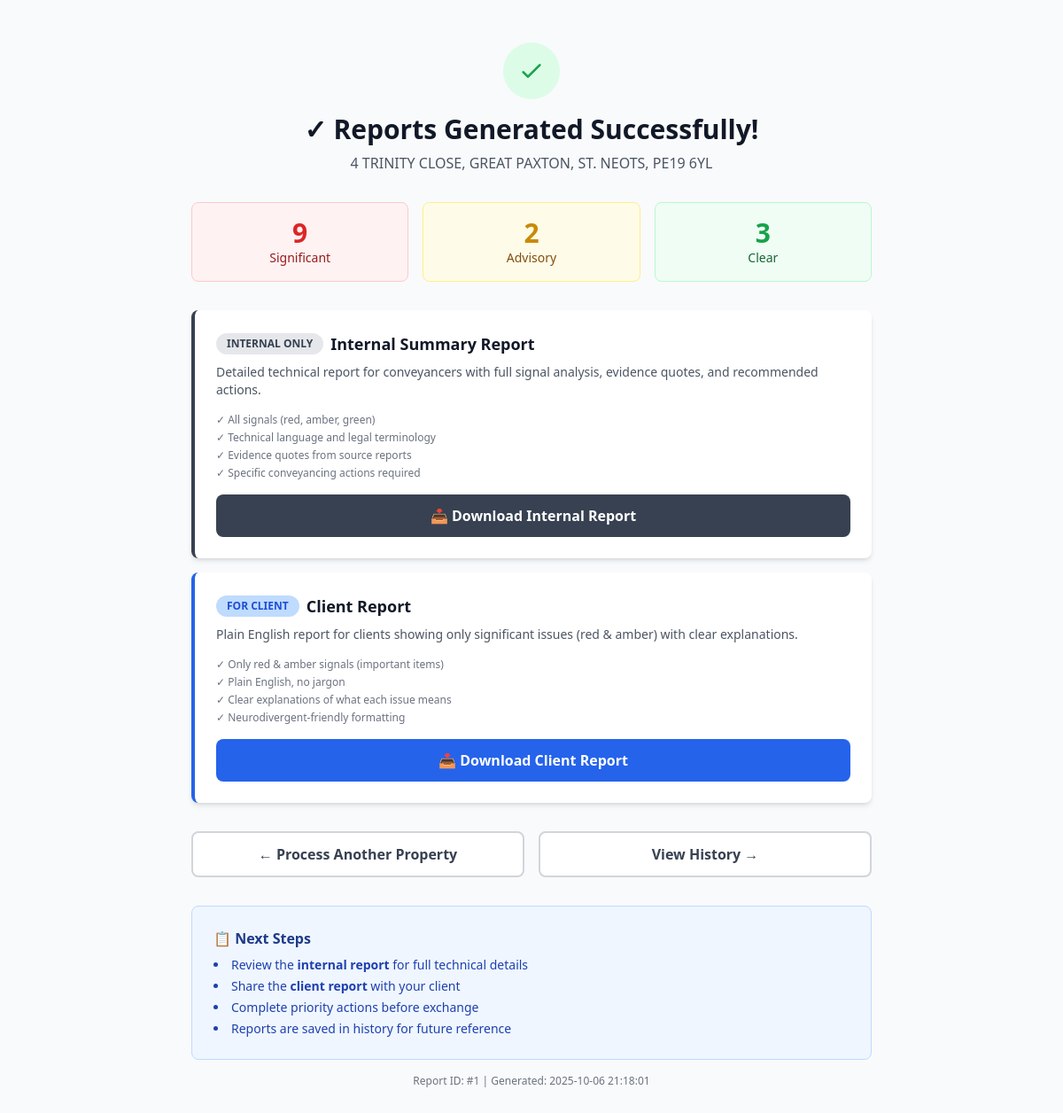
The app's page /results/1 (signed in) with its own data.
### tables this page shows
CREATE TABLE reports
                 (id INTEGER PRIMARY KEY AUTOINCREMENT,
                  property_address TEXT,
                  created_at TIMESTAMP DEFAULT CURRENT_TIMESTAMP,
                  internal_report_path TEXT,
                  client_report_path TEXT,
                  signal_count INTEGER,
                  red_count INTEGER,
                  amber_count INTEGER,
                  green_count INTEGER);

### app.py (the view)
@app.route('/results/<int:report_id>')
def results(report_id):
    conn = sqlite3.connect(DATABASE)
    c = conn.cursor()
    c.execute('SELECT * FROM reports WHERE id = ?', (report_id,))
    report = c.fetchone()
    conn.close()
    if not report:
        flash('Report not found', 'error')
        return redirect(url_for('index'))
    return render_template('results.html', report=report)

### app.py (called while the page is built)
@app.before_request
def check_password():
    if request.endpoint == 'login' or request.endpoint == 'static':
        return None
    if not session.get('authenticated'):
        return redirect(url_for('login'))

### templates/results.html (shortened to what this page needs)
<!DOCTYPE html>
<html lang="en">
<head>
    <script src="https://cdn.tailwindcss.com"></script>
</head>
<body class="bg-gray-50">
    <div class="min-h-screen py-12 px-4 sm:px-6 lg:px-8">
        <div class="max-w-3xl mx-auto">
            <div class="text-center mb-8">
                <div class="inline-flex items-center justify-center w-16 h-16 bg-green-100 rounded-full mb-4">
                    <svg class="w-8 h-8 text-green-600" fill="none" stroke="currentColor" viewBox="0 0 24 24">
                        <path stroke-linecap="round" stroke-linejoin="round" stroke-width="2" d="M5 13l4 4L19 7"></path>
                    </svg>
                </div>
                <h1 class="text-3xl font-bold text-gray-900 mb-2">✓ Reports Generated Successfully!</h1>
                <p class="text-gray-600">{{ report[1] }}</p>
            </div>
            <div class="grid grid-cols-3 gap-4 mb-8">
                <div class="bg-red-50 border border-red-200 rounded-lg p-4 text-center">
                    <div class="text-3xl font-bold text-red-600">{{ report[5] }}</div>
                    <div class="text-sm text-red-800">Significant</div>
                </div>
                <div class="bg-yellow-50 border border-yellow-200 rounded-lg p-4 text-center">
                    <div class="text-3xl font-bold text-yellow-600">{{ report[6] }}</div>
                    <div class="text-sm text-yellow-800">Advisory</div>
                </div>
                <div class="bg-green-50 border border-green-200 rounded-lg p-4 text-center">
                    <div class="text-3xl font-bold text-green-600">{{ report[7] }}</div>
                    <div class="text-sm text-green-800">Clear</div>
                </div>
            </div>
            <div class="space-y-4">
                <div class="bg-white rounded-lg shadow-md p-6 border-l-4 border-gray-700">
                    <div class="flex items-start justify-between">
                        <div class="flex-1">
                            <div class="flex items-center mb-2">
                                <span class="inline-block px-3 py-1 text-xs font-semibold text-gray-700 bg-gray-200 rounded-full mr-2">
                                    INTERNAL ONLY
                                </span>
                                <h3 class="text-lg font-bold text-gray-900">Internal Summary Report</h3>
                            </div>
                            <p class="text-sm text-gray-600 mb-4">
                                Detailed technical report for conveyancers with full signal analysis, evidence quotes, and recommended actions.
                            </p>
                            <ul class="text-xs text-gray-500 space-y-1 mb-4">
                                <li>✓ All signals (red, amber, green)</li>
                                <li>✓ Technical language and legal terminology</li>
                                <li>✓ Evidence quotes from source reports</li>
                                <li>✓ Specific conveyancing actions required</li>
                            </ul>
                        </div>
                    </div>
                    <a href="{{ url_for('download', report_id=report[0], report_type='internal') }}"
                       class="block w-full bg-gray-700 hover:bg-gray-800 text-white font-bold py-3 px-6 rounded-lg text-center transition duration-200">
                        📥 Download Internal Report
                    </a>
                </div>
                <div class="bg-white rounded-lg shadow-md p-6 border-l-4 border-blue-600">
                    <div class="flex items-start justify-between">
                        <div class="flex-1">
                            <div class="flex items-center mb-2">
                                <span class="inline-block px-3 py-1 text-xs font-semibold text-blue-700 bg-blue-200 rounded-full mr-2">
                                    FOR CLIENT
                                </span>
                                <h3 class="text-lg font-bold text-gray-900">Client Report</h3>
                            </div>
                            <p class="text-sm text-gray-600 mb-4">
                                Plain English report for clients showing only significant issues (red & amber) with clear explanations.
                            </p>
                            <ul class="text-xs text-gray-500 space-y-1 mb-4">
                                <li>✓ Only red & amber signals (important items)</li>
                                <li>✓ Plain English, no jargon</li>
                                <li>✓ Clear explanations of what each issue means</li>
                                <li>✓ Neurodivergent-friendly formatting</li>
                            </ul>
                        </div>
                    </div>
                    <a href="{{ url_for('download', report_id=report[0], report_type='client') }}"
                       class="block w-full bg-blue-600 hover:bg-blue-700 text-white font-bold py-3 px-6 rounded-lg text-center transition duration-200">
                        📥 Download Client Report
                    </a>
                </div>
            </div>
            <div class="mt-8 flex gap-4">
                <a href="{{ url_for('index') }}"
                   class="flex-1 bg-white hover:bg-gray-50 text-gray-700 font-semibold py-3 px-6 rounded-lg border-2 border-gray-300 text-center transition duration-200">
                    ← Process Another Property
                </a>
                <a href="{{ url_for('history') }}"
                   class="flex-1 bg-white hover:bg-gray-50 text-gray-700 font-semibold py-3 px-6 rounded-lg border-2 border-gray-300 text-center transition duration-200">
                    View History →
                </a>
            </div>
            <div class="mt-8 bg-blue-50 border border-blue-200 rounded-lg p-6">
                <h3 class="font-semibold text-blue-900 mb-2">📋 Next Steps</h3>
                <ul class="list-disc list-inside space-y-1 text-sm text-blue-800">
                    <li>Review the <strong>internal report</strong> for full technical details</li>
                    <li>Share the <strong>client report</strong> with your client</li>
                    <li>Complete priority actions before exchange</li>
                    <li>Reports are saved in history for future reference</li>
                </ul>
            </div>
            <div class="mt-4 text-center text-xs text-gray-500">
                Report ID: #{{ report[0] }} | Generated: {{ report[2] }}
            </div>
        </div>
    </div>
</body>
</html>

### records on screen
reports: property_address "4 TRINITY CLOSE, GREAT PAXTON, ST. NEOTS, PE19 6YL", signal_count "9", red_count "2", amber_count "3", id "1", created_at "2025-10-06 21:18:01"
